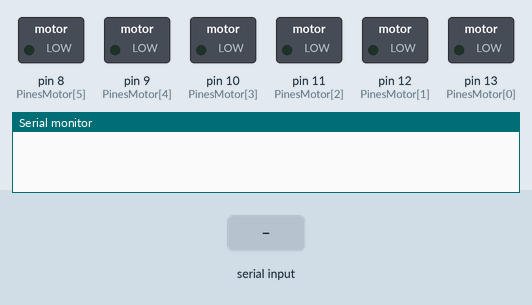
Simulated run of this sketch. Board: Arduino Mega 2560, built with avr-gcc and run on an emulated ATmega2560. On the bench: switched loads named in the sketch (green lamp = pin HIGH), the last lines printed to the serial monitor. The inputs (shaded band) are chosen by the test bench.

Above: at 1.2 s.
1.3 s: "A" received over the second serial link
At 2.3 s:
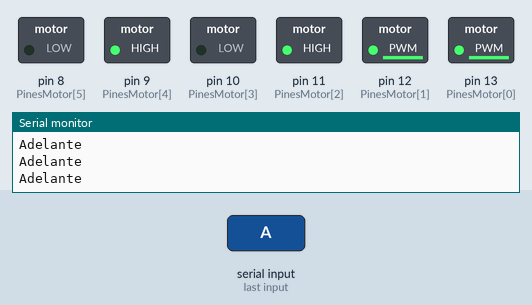
2.8 s: "S" received over the second serial link
At 3.9 s:
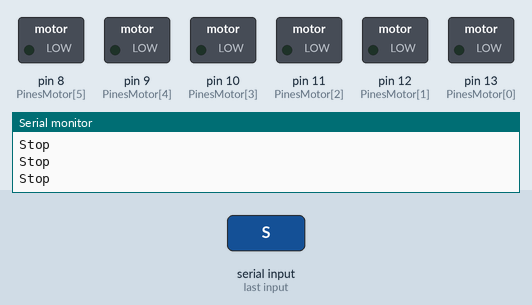
4.3 s: "I90\n" received over the second serial link
At 4.7 s:
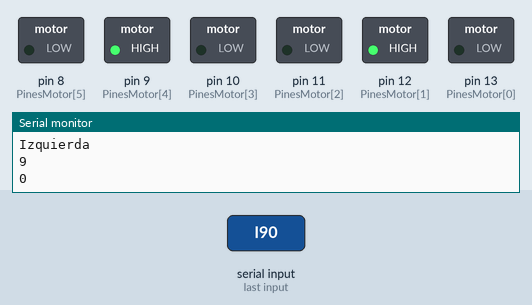
5.8 s: "D90\n" received over the second serial link
At 6.4 s:
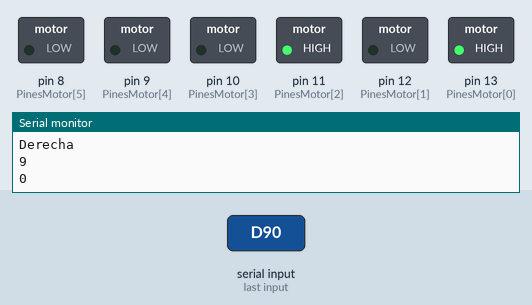
7.3 s: "B90\n" received over the second serial link
At 8.4 s:
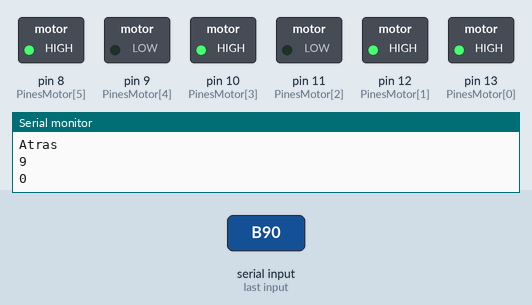
Timing chart, 0 to 9.8 s (numbered marks = the images above; inputs shaded):
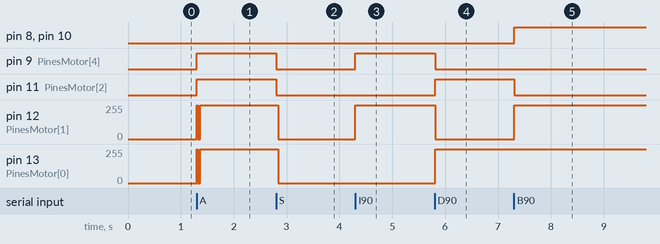

The sketch:

RobotBT.ino
```cpp
const byte PinesMotor[6] = {13, 12, 11, 10, 9, 8};
//EN1,EN2,IN1,IN2,IN3,IN4

// Configuracion de las direcciones:
byte VAdelante[6] = {0, 0, 1, 0, 1, 0};
byte VDerecha[6] = {0, 0, 1, 0, 0, 0};
byte VIzquierda[6] = {0, 0, 0, 0, 1, 0};
byte VAtras[6] = {0, 0, 0, 1, 0, 1};
byte VStop[6] = {0, 0, 0, 0, 0, 0};

int Velocidad = 255; // Variable para guardar el valor de la velocidad
int V; // Variable de control de la recepcion de velocidad
String str; // Variable String para recibir la velocidad

char val; // Variable para recibir data del modulo


void setup() {

  for (int i = 0; i < 6; i++) {
    pinMode(PinesMotor[i], OUTPUT);
  }

  Serial.begin(9600);
  Serial2.begin(9600); // Comunicacion Serie para el modulo HC-06 a 9600bps
}

void loop() {


  if ( Serial2.available() )      // Si tenemos data dsiponible para leer se lee
  {
    val = Serial2.read();         // Se lee y se guarda en val
    Serial.println(val);

    if  (val == 'N') { // Si recibimos una N actua como trigger para leer la velocidad

      str = Serial2.readString(); // Leemos la velocidad
      Serial.println(str);
      Velocidad = str.toInt(); // Se transforma a entero
      delay(300);
      Serial.println(Velocidad);

    }

  }


  if (val == 'A') { //Adelante
    Adelante(Velocidad);
    Serial.println("Adelante");
  }
  else if (val == 'I') { //Izquierda
    Izquierda(Velocidad);
    Serial.println("Izquierda");
  }
  else if (val == 'D') { //Derecha
    Derecha(Velocidad);
    Serial.println("Derecha");
  }
  else if (val == 'B') { //Atras
    Atras(Velocidad);
    Serial.println("Atras");
  }
  else if (val == 'S') { //Stop
    Stop();
    Serial.println("Stop");
  }
  else { //Ninguna accion
    delay(10);
  }
  delay(10);
}

// Funciones de movimiento del motor:

void Adelante(int Velocidad) {
  for (int i = 0; i < 6; i++) {
    digitalWrite(PinesMotor[i], VAdelante[i]);
  }
  analogWrite(PinesMotor[0], Velocidad);
  analogWrite(PinesMotor[1], Velocidad);
}

void Atras(int Velocidad) {
  for (int i = 0; i < 6; i++) {
    digitalWrite(PinesMotor[i], VAtras[i]);
  }
  analogWrite(PinesMotor[0], Velocidad);
  analogWrite(PinesMotor[1], Velocidad);
}

void Derecha(int Velocidad) {
  for (int i = 0; i < 6; i++) {
    digitalWrite(PinesMotor[i], VDerecha[i]);
  }
  analogWrite(PinesMotor[1], 0);
  analogWrite(PinesMotor[0], Velocidad);
}

void Izquierda(int Velocidad) {
  for (int i = 0; i < 6; i++) {
    digitalWrite(PinesMotor[i], VIzquierda[i]);
  }
  analogWrite(PinesMotor[0], 0);
  analogWrite(PinesMotor[1], Velocidad);
}

void Stop() {
  for (int i = 0; i < 6; i++) {
    digitalWrite(PinesMotor[i], VStop[i]);
  }
}
```

Measured:
- after the input at 1.3 s, pin 9 (PinesMotor[4]), pin 11 (PinesMotor[2]): LOW → HIGH at once; pin 12 (PinesMotor[1]), pin 13 (PinesMotor[0]): 0/255 → 254/255 at once
- after the input at 2.8 s, pin 9 (PinesMotor[4]), pin 11 (PinesMotor[2]): HIGH → LOW at once; pin 12 (PinesMotor[1]), pin 13 (PinesMotor[0]): 254/255 → 0/255 at once
- after the input at 4.3 s, pin 9 (PinesMotor[4]): LOW → HIGH at once; pin 12 (PinesMotor[1]): 0/255 → 255/255 at once
- after the input at 5.8 s, pin 9 (PinesMotor[4]): HIGH → LOW at once; pin 11 (PinesMotor[2]): LOW → HIGH at once; pin 12 (PinesMotor[1]): 255/255 → 0/255 at once; pin 13 (PinesMotor[0]): 0/255 → 255/255 at once
- after the input at 7.3 s, pin 8 (PinesMotor[5]), pin 10 (PinesMotor[3]): LOW → HIGH at once; pin 11 (PinesMotor[2]): HIGH → LOW at once; pin 12 (PinesMotor[1]): 0/255 → 255/255 at once
